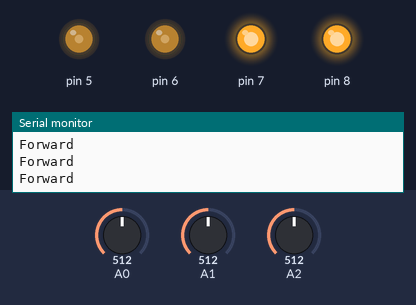
Recording of a sketch running on a simulated Arduino Uno, built with avr-gcc and run on an emulated ATmega328P. On the bench: output pins drawn as LEDs (lit = HIGH), the last lines printed to the serial monitor. The test bench sets the inputs (shaded band); at power-on: A1 = 512, A0 = 512, A2 = 512.

Above: at 1.2 s.
1.3 s: A1 set to 257
4.3 s: A1 set to 234
At 5.1 s:
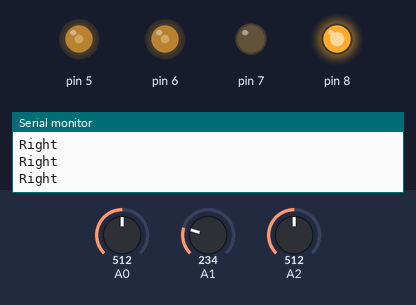
5.8 s: A1 set to 260
At 6.3 s:
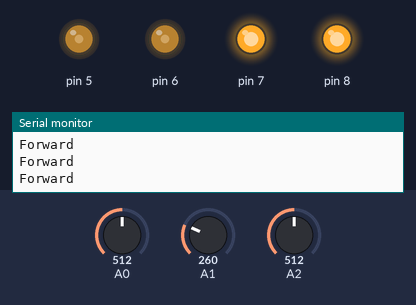
7.3 s: A1 set to 240
At 8.5 s:
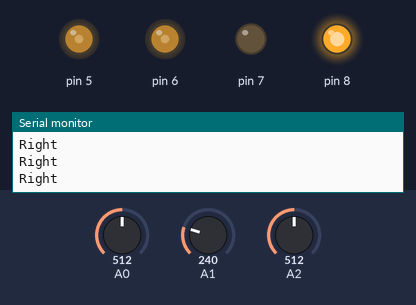
8.8 s: A0 set to 314
10.3 s: A0 set to 290
At 10.7 s:
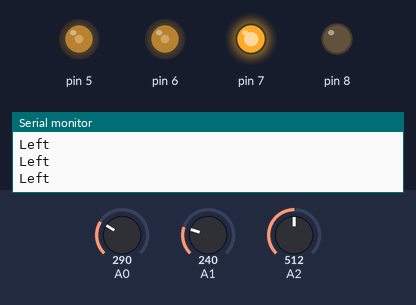
Timing chart, 0 to 12.8 s (numbered marks = the images above; inputs shaded):
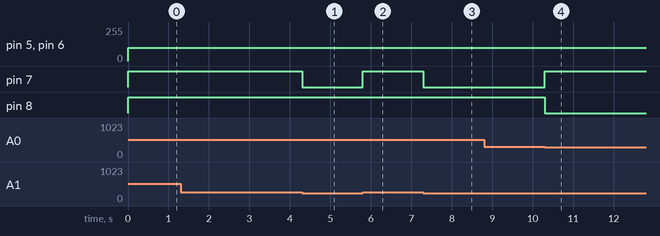

Measured:
- the behaviour switches between 251 and 250 on A1 (found by bisection; images 0 and 1)
- the behaviour switches between 301 and 300 on A0 (found by bisection; images 3 and 4)
- after the input at 4.3 s, pin 7: HIGH → LOW at once
- after the input at 5.8 s, pin 7: LOW → HIGH at once
- after the input at 7.3 s, pin 7: HIGH → LOW at once
- after the input at 10.3 s, pin 7: LOW → HIGH at once; pin 8: HIGH → LOW at once

The sketch:

LIA_Line_follower.ino
```cpp
// linetracking
// line tracking info/define
#define FS_R analogRead (A0)// define variable of Analog read of pin A0 as the Right side of the module
#define FS_M analogRead (A1)// define variable of Analog read of pin A1 as the middle of the module
#define FS_L analogRead (A2)// define variable of Analog read of pin A2 as the left side of the module
// define variables for motor and motor speed
const int motor1 = 7; // pin 7 connected to motor 1
const int motor2 = 8;// pin 8 connected to motor 2
const int speed1 = 5; // pin 5 connected to speed of motor 1
const int speed2 = 6; // pin 6 connected to speed of motor 2
#define carspeed 100 // define variable of carspeed at 100

void setup() {
  // put your setup code here, to run once:
  digitalWrite (3,1); // turn pin 3 on
Serial.begin (9600); // start serial monitor
for (int i=5 ; i<9 ; i++){ // make pins 5-6-7-8 outputs
  pinMode (i, OUTPUT);}// make pins 5-6-7-8 outputs
    pinMode (FS_R,INPUT); // Make pin A0 an input
    pinMode (FS_M,INPUT); // Make pin A1 an input
    pinMode (FS_L,INPUT); // Make pin A2 an input
}
 void forward (){
  //move forward full speed
  digitalWrite (7,1);
  digitalWrite (8,1);
  analogWrite (5,carspeed);
  analogWrite (6,carspeed);
  Serial.println ("Forward"); // print direction/movement to serial monitor
  }


  void backward (){
  //move backward full speed
  digitalWrite (7,0);
  digitalWrite (8,0);
  analogWrite (5,carspeed);
  analogWrite (6,carspeed);
  Serial.println ("Backward"); // print direction/movement to serial monitor
  }

  void left (){
  //move left full speed
  digitalWrite (7,1);
  digitalWrite (8,0);
  analogWrite (5,carspeed);
  analogWrite (6,carspeed);
  Serial.println ("Left"); // print direction/movement to serial monitor
  }

  void right (){
  //move right full speed
  digitalWrite (7,0);
  digitalWrite (8,1);
  analogWrite (5,carspeed);
  analogWrite (6,carspeed);
  Serial.println ("Right"); // print direction/movement to serial monitor
  }

  void leftforward (){
  //move right forward full speed
  digitalWrite (7,1);
  digitalWrite (8,1);
  analogWrite (5,carspeed);
  analogWrite (6,carspeed/2);
  Serial.println ("Leftforward"); // print direction/movement to serial monitor
  }

  void leftbackward (){
  //move left backwards full speed
  digitalWrite (7,0);
  digitalWrite (8,0);
  analogWrite (5,carspeed);
  analogWrite (6,carspeed/2);
  Serial.println ("Leftbackward"); // print direction/movement to serial monitor
  }

  void rightforward (){
  //move right forward full speed
  digitalWrite (7,1);
  digitalWrite (8,1);
  analogWrite (5,carspeed/2);
  analogWrite (6,carspeed);
  Serial.println ("Rightforward");  // print direction/movement to serial monitor
  }

  void rightbackward (){
  //move right backwards full speed
  digitalWrite (7,0);
  digitalWrite (8,0);
  analogWrite (5,carspeed/2);
  analogWrite (6,carspeed);
  Serial.println ("Rightbackward"); // print direction/movement to serial monitor
  }

  void stop (){
  //stops for 2 second
  digitalWrite (7,1);
  digitalWrite (8,1);
  analogWrite (5,0);
  analogWrite (6,0);
  Serial.println ("Stop"); // print direction/movement to serial monitor
}

void loop() {
  // put your main code here, to run repeatedly:
if (FS_M >250 && FS_M <850) { // if the middle sensor id between 250 and 850,
  forward ();// the will go forward by calling the function
  }
  else if (FS_R > 300){ // if the right sensor goes above 300,
    right ();// the car will turn right by calling the function
  }
  else if (FS_L > 250){// if the left sensor goes over 250,
    left ();// the car will go left by calling the function
  }
  else if (FS_M <851 && FS_L <851 && FS_R <851){ // if the middle,left,right sensor are under 851
    right ();// the car will turn to the right to search for the line and go back on its steps.
  }
  else if (FS_M <950 && FS_L <950 && FS_R <950){ // if the sensors all read over 950,
    stop ();// the car stops since it is being picked up
  }
}
```
